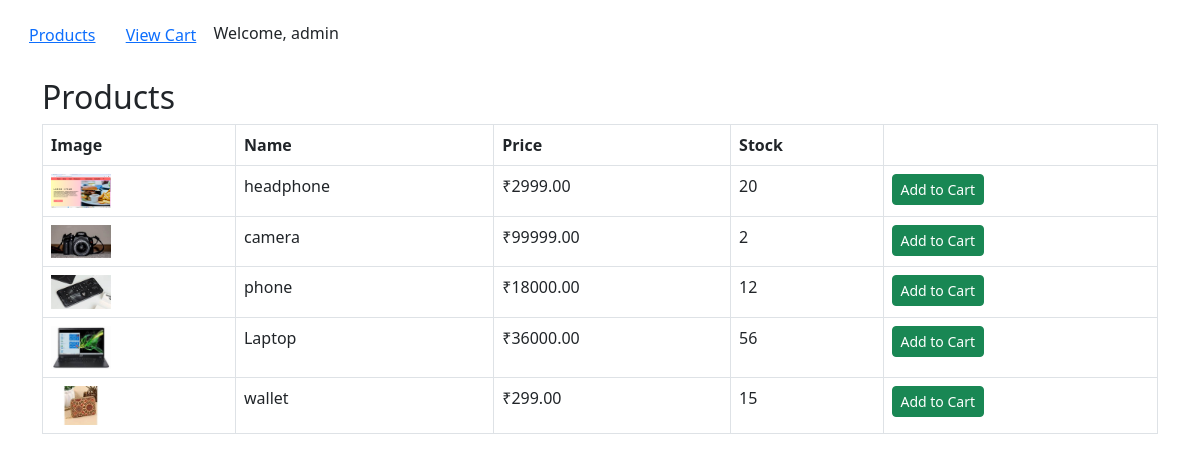
The page /products/ (signed in) on the database its author committed.
### shop/models.py (models this page shows)
class User(AbstractUser):
    role = models.CharField(max_length=10, default='user')

class Product(models.Model):
    name = models.CharField(max_length=100)
    price = models.DecimalField(max_digits=10, decimal_places=2)
    stock = models.IntegerField()
    category = models.CharField(max_length=50, blank=True)
    image = models.ImageField(upload_to='products/', blank=True, null=True)

### shop/views.py (the view)
# urls.py: path('products/', views.product_list, name='product_list'),
def product_list(request):
    products = Product.objects.all()
    return render(request, 'products.html', {'products': products})

### templates/products.html
{% extends 'base.html' %}
{% block content %}
<h2>Products</h2>
<table class="table table-bordered">
  <tr><th>Image</th><th>Name</th><th>Price</th><th>Stock</th><th></th></tr>
  {% for p in products %}
  <tr>
    <td>{% if p.image %}<img src="{{ p.image.url }}" width="60">{% endif %}</td>
    <td>{{ p.name }}</td>
    <td>₹{{ p.price }}</td>
    <td>{{ p.stock }}</td>
    <td><a href="{% url 'add_to_cart' p.id %}" class="btn btn-sm btn-success">Add to Cart</a></td>
  </tr>
  {% endfor %}
</table>
{% endblock %}

### templates/base.html (shortened to what this page needs)
<!DOCTYPE html>
<html>
<head>
  <link rel="stylesheet" href="https://cdn.jsdelivr.net/npm/bootstrap@5.3.0/dist/css/bootstrap.min.css">
</head>
<body class="p-3">
  <nav class="mb-4">
    <a href="{% url 'product_list' %}" class="btn btn-link">Products</a>
    <a href="/view-cart/" class="btn btn-link">View Cart</a>
    {% if user.is_authenticated %}
      <span>Welcome, {{ user.username }}</span>
    {% endif %}
  </nav>
  <div class="container">
    {% block content %}{% endblock %}
  </div>
</body>
</html>

### rows shown on the page
User: username "admin"
Product: image (picture), name "headphone", price "2999.00", stock "20"
Product: image (picture), name "camera", price "99999.00", stock "2"
Product: image (picture), name "phone", price "18000.00", stock "12"
Product: image (picture), name "Laptop", price "36000.00", stock "56"
Product: image (picture), name "wallet", price "299.00", stock "15"
